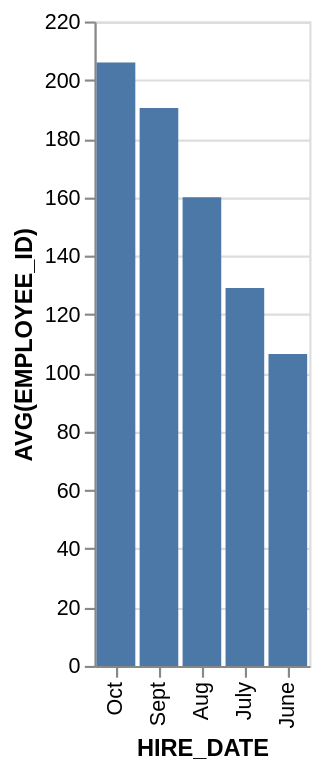

Write the Vega-Lite specification saved for this chart.
### Vega-Lite specification from a JSON file in a GitHub repository (floating-point values rounded to 4 significant figures)
{"data": {"values": [{"x_data": "Oct", "y_data": 206}, {"x_data": "Sept", "y_data": 190.5}, {"x_data": "Aug", "y_data": 160}, {"x_data": "July", "y_data": 129}, {"x_data": "June", "y_data": 106.5}]}, "mark": "bar", "encoding": {"x": {"field": "x_data", "type": "nominal", "title": "HIRE_DATE", "sort": {"op": "sum", "field": "y_data", "order": "descending"}}, "y": {"field": "y_data", "type": "quantitative", "title": "AVG(EMPLOYEE_ID)"}}}
